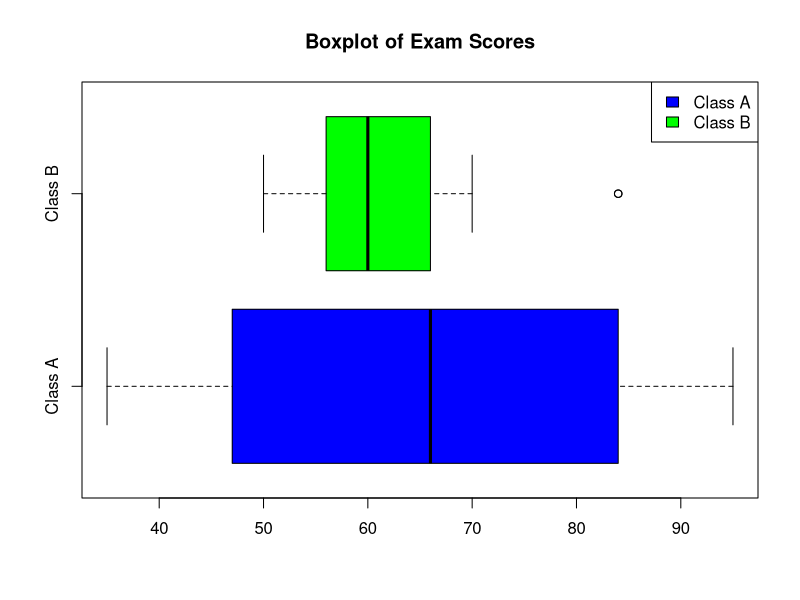

Write the R code that produced this figure.
# Define the data for Class A and Class B
classA <- c(76, 35, 47, 64, 95, 66, 89, 36, 84,76, 35, 47, 64, 95, 66, 89, 36, 84)
classB <- c(51, 56, 84, 60, 59, 70, 63, 66, 50,51, 56, 84, 60, 59, 70, 63, 66, 50)
mean_classA <- mean(classA)
mean_classB <- mean(classB)
median_classA <- median(classA)
median_classB <- median(classB)
range_classA <- max(classA) - min(classA)
range_classB <- max(classB) - min(classB)
cat("Class A Mean:", mean_classA, "\n")
cat("Class B Mean:", mean_classB, "\n")
cat("Class A Median:", median_classA, "\n")
cat("Class B Median:", median_classB, "\n")
cat("Class A Range:", range_classA, "\n")
cat("Class B Range:", range_classB, "\n")
combined_data <- list(ClassA = classA, ClassB = classB)
boxplot(combined_data, main="Boxplot of Exam Scores", names=c("Class A", "Class B"), col=c("blue", "green"), horizontal=TRUE)
legend("topright", legend=c("Class A", "Class B"), fill=c("blue", "green"))
cat("Inferences:\n")
cat("1. Class A has a higher mean score than Class B.\n")
cat("2. Class A has a higher median score than Class B.\n")
cat("3. Class A has a larger range of scores than Class B.\n")

